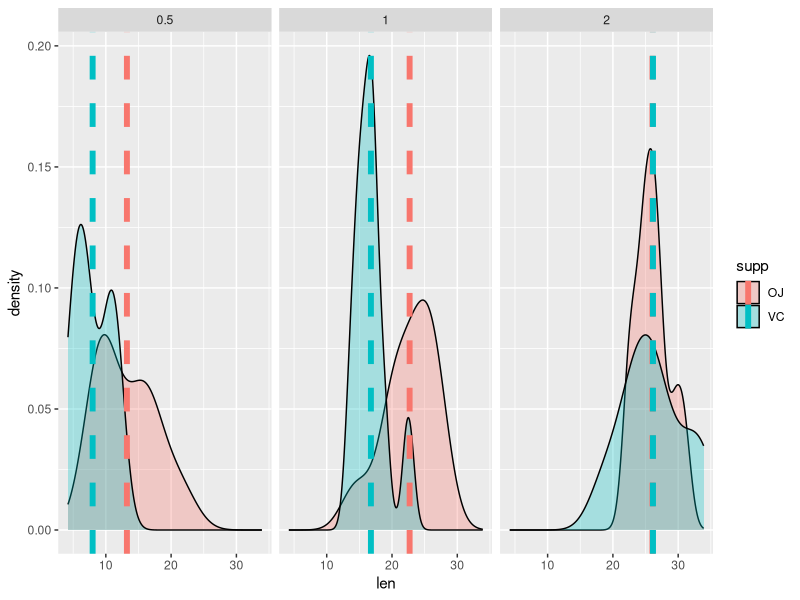

Source code (R): (Note: this script raises an error after producing the figure.)
## ---- chunk 1
    SHOW.ALL <- FALSE
    suppressMessages(library(knitr))
    opts_knit$set(verbose = SHOW.ALL, progress = TRUE)
## ---- chunk 2
# set the working directory
setwd("~/Google Drive/projects/r/coursera/statinference-006")
image.path <- "~/Google Drive/projects/r/coursera/statinference-006/statinference-006-pt2.RData"

# pre-load all required dependencies
load.package <- function(x) {
    if (!suppressMessages(require(x, character.only = TRUE))) {
        warning(paste("WARNING. Package", x, "not found. Installing now."))
        install.packages(x, dep = TRUE)
        if(!require(x, character.only = TRUE)) {
            stop(paste("ABORT. Package", x, "not found"))
        }
    }
}

required.packages <- c("dplyr", "ggplot2", "plyr")
for(i in 1:length(required.packages)) {
    load.package(required.packages[i])   
}
## ---- chunk 3
# gather summary statistics on tooth length as it varies by dosage and supplement type
means <- ddply(ToothGrowth, c("supp", "dose"), summarize, sample.mean = mean(len), sample.sd = sd(len), sample.var = var(len))
means

# how are the samples distributed and are the means correlated?
ggplot(ToothGrowth, aes(x = len, fill = supp)) + geom_density(alpha = 0.3) +
    geom_vline(data = means, aes(xintercept=sample.mean,  color = supp),
               linetype = "dashed", size = 2) + facet_grid(~ dose)
## ---- chunk 4
# what are the differences in the average tooth length?
deltas <- ddply(means, c("dose"), summarize, OJ.vs.VC = paste(abs(round(diff(sample.mean), 3)), "mg difference in sample means"))
deltas

## ---- chunk 5
# set the seed so others can reproduce easily
public.enemy <- 911
set.seed(public.enemy)

## ---- chunk 6
# show required packages
required.packages
## ---- chunk 7
# save working image so we can look at it later
save.image(image.path)
